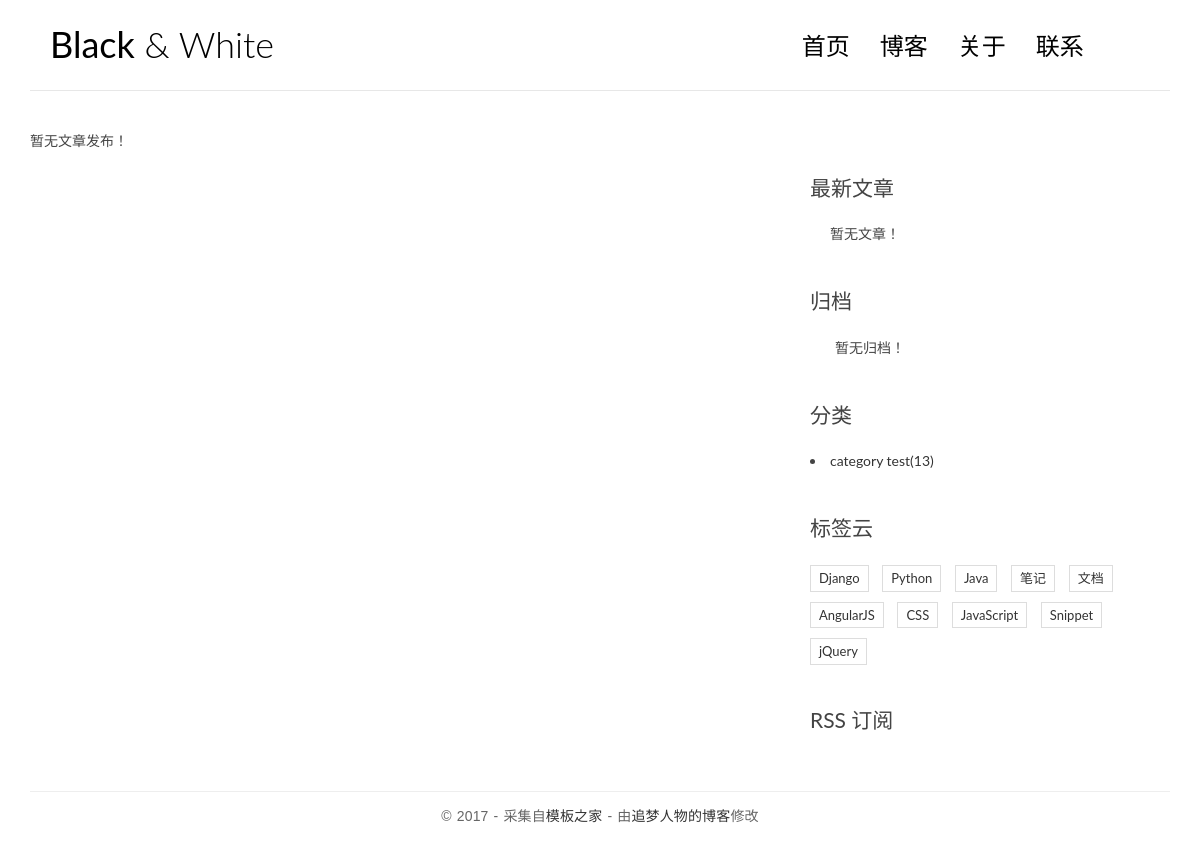
/, run on an earlier commit of the app's database.
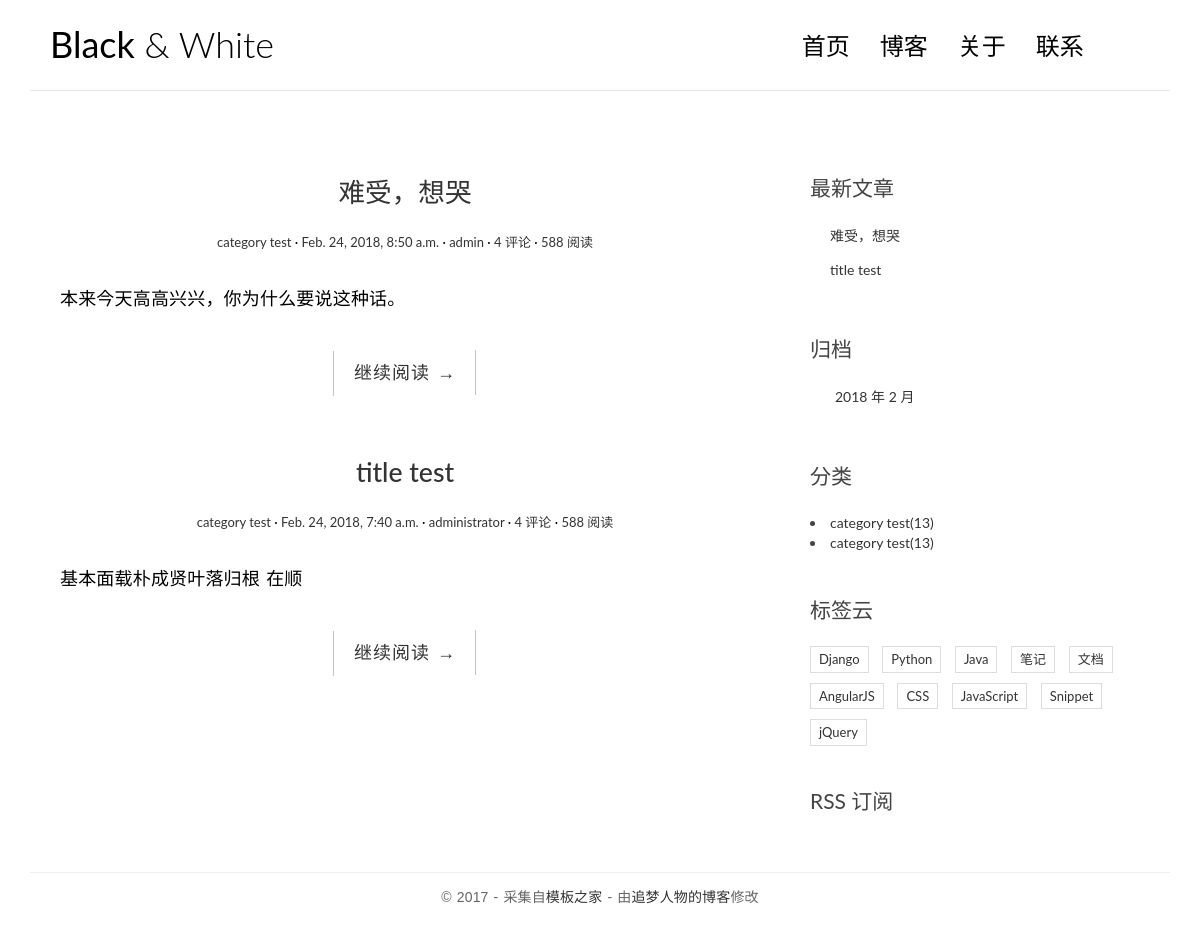
And on a later commit of the database.
### blog/models.py (models this page shows, shortened)
class Category(models.Model):
    name = models.CharField(max_length=100)
    def __str__(self):
        return self.name

class Post(models.Model):
    title = models.CharField(max_length=70)
    body = models.TextField()
    created_time = models.DateTimeField()
    modified_time = models.DateTimeField()
    excerpt = models.CharField(max_length=200, blank=True)
    category = models.ForeignKey(Category, on_delete=models.CASCADE)
    tags = models.ManyToManyField(Tag, blank=True)
    author = models.ForeignKey(User, on_delete=models.CASCADE)
    def get_absolute_url(self):
        return reverse('blog:detail', kwargs={'pk': self.pk})

### blog/views.py (the view)
# urls.py: path('', views.index, name='index'),
def index(request):
    post_list = Post.objects.all().order_by('-created_time')
    return render(request, 'blog/index.html', context={'post_list': post_list})

### blog/templatetags/blog_tags.py (called while the page is built)
@register.simple_tag
def get_recent_posts(num=5):
    return Post.objects.all().order_by('-created_time')[:num]

@register.simple_tag
def archives():
    return Post.objects.dates('created_time', 'month', order='DESC')

@register.simple_tag
def get_categories():
    return Category.objects.all()

### blog/templates/blog/index.html
{% extends 'blog/base.html' %}
{% block main %}
           {% for post in post_list %}
                <article class="post post-{{ post.pk }}">
                    <header class="entry-header">
                        <h1 class="entry-title">
                            <a href="{{ post.get_absolute_url }}">{{ post.title }}</a>
                        </h1>
                        <div class="entry-meta">
                            <span class="post-category"><a href="#">{{ post.category }}</a></span>
                            <span class="post-date"><a href="#"><time class="entry-date"
                                                                      datetime="{{ post.created_time }}">{{ post.created_time }}</time></a></span>
                            <span class="post-author"><a href="#">{{ post.author }}</a></span>
                            <span class="comments-link"><a href="#">4 评论</a></span>
                            <span class="views-count"><a href="#">588 阅读</a></span>
                        </div>
                    </header>
                    <div class="entry-content clearfix">
                        <p>{{ post.excerpt }}</p>
                        <div class="read-more cl-effect-14">
                            <a href="{{ post.get_absolute_url }}" class="more-link">继续阅读 <span class="meta-nav">→</span></a>
                        </div>
                    </div>
                </article>
                {% empty %}
                    <div class="no-post">暂无文章发布！</div>
                {% endfor %}
{% endblock main %}

### blog/templates/blog/base.html (shortened to what this page needs)
{% load staticfiles %}
{% load blog_tags %}
<!DOCTYPE html>
<html>
<head>
    <link rel="stylesheet" href="http://code.ionicframework.com/ionicons/2.0.1/css/ionicons.min.css">
    <link rel="stylesheet" href="{% static 'blog/css/bootstrap.min.css' %}">
    <link rel="stylesheet" href="{% static 'blog/css/pace.css' %}">
    <link rel="stylesheet" href="{% static 'blog/css/custom.css' %}">
</head>
<body>
<div class="container">
    <header id="site-header">
        <div class="row">
            <div class="col-md-4 col-sm-5 col-xs-8">
                <div class="logo">
                    <h1><a href="index.html"><b>Black</b> &amp; White</a></h1>
                </div>
            </div>
            <div class="col-md-8 col-sm-7 col-xs-4">
                <nav class="main-nav" role="navigation">
                    <div class="collapse navbar-collapse" id="bs-example-navbar-collapse-1">
                        <ul class="nav navbar-nav navbar-right">
                            <li class="cl-effect-11"><a href="index.html" data-hover="首页">首页</a></li>
                            <li class="cl-effect-11"><a href="full-width.html" data-hover="博客">博客</a></li>
                            <li class="cl-effect-11"><a href="about.html" data-hover="关于">关于</a></li>
                            <li class="cl-effect-11"><a href="contact.html" data-hover="联系">联系</a></li>
                        </ul>
                    </div>
                </nav>
            </div>
        </div>
    </header>
</div>
<div class="content-body">
    <div class="container">
        <div class="row">
            <main class="col-md-8">
                {% block main %}
                {% endblock main %}
            </main>
            <aside class="col-md-4">
                <div class="widget widget-recent-posts">
                    <h3 class="widget-title">最新文章</h3>
                    {% get_recent_posts as recent_post_list %}
                    <ul>
                        {% for post in recent_post_list %}
                            <li>
                            <a href="{{ post.get_absolute_url }}">{{ post.title }}</a>
                            </li>
                            {% empty %}
                            暂无文章！
                        {% endfor %}
                    </ul>
                </div>
                <div class="widget widget-archives">
                    <h3 class="widget-title">归档</h3>
                    {% archives as date_list %}
                    <ul>
                        {% for date in date_list %}
                            <li>
                            <a href="{% url 'blog:archives' date.year date.month %}">{{ date.year }} 年 {{ date.month }} 月</a>
                            </li>
                            {% empty %}
                            暂无归档！
                        {% endfor %}
                    </ul>
                </div>
                <div class="widget widget-category">
                    <h3 class="widget-title">分类</h3>
                    {% get_categories as category_list %}
                    {% for category in category_list %}
                        <li>
                            <a href="#">{{ category.name }}<span class="post-count">(13)</span> </a>
                        </li>
                        {% empty %}
                        暂无分类！
                    {% endfor %}
                </div>
                <div class="widget widget-tag-cloud">
                    <h3 class="widget-title">标签云</h3>
                    <ul>
                        <li>
                            <a href="#">Django</a>
                        </li>
                        <li>
                            <a href="#">Python</a>
                        </li>
                        <li>
                            <a href="#">Java</a>
                        </li>
                        <li>
                            <a href="#">笔记</a>
                        </li>
                        <li>
                            <a href="#">文档</a>
                        </li>
                        <li>
                            <a href="#">AngularJS</a>
                        </li>
                        <li>
                            <a href="#">CSS</a>
                        </li>
                        <li>
                            <a href="#">JavaScript</a>
                        </li>
                        <li>
                            <a href="#">Snippet</a>
                        </li>
                        <li>
                            <a href="#">jQuery</a>
                        </li>
                    </ul>
                </div>
                <div class="rss">
                    <a href=""> RSS 订阅</a>
                </div>
            </aside>
        </div>
    </div>
</div>
<footer id="site-footer">
    <div class="container">
        <div class="row">
            <div class="col-md-12">
                <p class="copyright">&copy 2017 - 采集自<a href="http://www.cssmoban.com/"
                                                        target="_blank" title="模板之家">模板之家</a>
                    - 由<a href="http://zmrenwu.com/" title="网页模板" target="_blank">追梦人物的博客</a>修改
                </p>
            </div>
        </div>
    </div>
</footer>
</body>
</html>

### blog/static/blog/css/custom.css (style rules this page uses)
* { outline: none; }
h1, h2, h3, h4, h5, h6 { margin-top: 0; }
b { font-weight: 400; }
a { color: #333; }
body { color: #444; font-family: 'Lato', sans-serif; }
p { font-family: 'Ubuntu', sans-serif; font-weight: 400; word-spacing: 1px; letter-spacing: 0.01em; }
#site-header { background-color: #FFF; padding: 25px 20px; margin-bottom: 40px; border-bottom: 1px solid #e7e7e7; }
.logo h1 a { color: #000; }
.logo h1 { margin: 0; font-family: 'Lato', sans-serif; font-weight: 300; }
.main-nav { margin-top: 11px; max-width: 95%; }
.main-nav a { color: #000000 !important; padding: 0 0 5px 0 !important; margin-right: 30px; font-family: 'Lato', sans-serif; font-weight: 300; font-size: 24px; }
.cl-effect-11 a { padding: 10px 0; color: #0972b4; text-shadow: none; }
.cl-effect-11 a::before { position: absolute; top: 0; left: 0; overflow: hidden; padding: 0 0 5px 0 !important; max-width: 0; border-bottom: 1px solid #000; color: #000; content: attr(data-hover); white-space: nowrap; -webkit-transition: max-width 0.5s; -moz-transition: max-width 0.5s; transition: max-width 0.5s; }
.content-body { padding-bottom: 4em; }
.post { background: #fff; padding: 30px 30px 0; }
.entry-title { text-align: center; font-size: 1.9em; margin-bottom: 20px; line-height: 1.6; padding: 10px 20px 0; }
.entry-meta { text-align: center; color: #DDDDDD; font-size: 13px; margin-bottom: 30px; }
.entry-content { font-size: 18px; line-height: 1.9; font-weight: 300; color: #000; }
.post-category::after, .post-date::after, .post-author::after, .comments-link::after { content: ' ·'; color: #000; }
.read-more { font-family: 'Ubuntu', sans-serif; font-weight: 400; word-spacing: 1px; letter-spacing: 0.01em; text-align: center; margin-top: 20px; }
.cl-effect-14 a { padding: 0 20px; height: 45px; line-height: 45px; position: relative; display: inline-block; margin: 15px 25px; letter-spacing: 1px; font-weight: 400; text-shadow: 0 0 1px rgba(255, 255, 255, 0.3); }
.cl-effect-14 a::before, .cl-effect-14 a::after { position: absolute; width: 45px; height: 1px; background: #C3C3C3; content: ''; -webkit-transition: all 0.3s; -moz-transition: all 0.3s; transition: all 0.3s; pointer-events: none; }
.cl-effect-14 a::before { top: 0; left: 0; -webkit-transform: rotate(90deg); -moz-transform: rotate(90deg); transform: rotate(90deg); -webkit-transform-origin: 0 0; -moz-transform-origin: 0 0; transform-origin: 0 0; }
.cl-effect-14 a::after { right: 0; bottom: 0; -webkit-transform: rotate(90deg); -moz-transform: rotate(90deg); transform: rotate(90deg); -webkit-transform-origin: 100% 0; -moz-transform-origin: 100% 0; transform-origin: 100% 0; }
.widget { background: #fff; padding: 30px 0 0; }
.widget-title { font-size: 1.5em; margin-bottom: 20px; line-height: 1.6; padding: 10px 0 0; font-weight: 400; }
.widget-recent-posts ul { padding: 0; margin: 0; padding-left: 20px; }
.widget-recent-posts ul li { list-style-type: none; position: relative; line-height: 170%; margin-bottom: 10px; }
.widget-recent-posts ul li::before { content: '\f3d3'; font-family: "Ionicons"; position: absolute; left: -17px; top: 3px; font-size: 16px; color: #000; }
.widget-archives ul { padding: 0; margin: 0; padding-left: 25px; }
.widget-archives ul li { list-style-type: none; position: relative; line-height: 170%; margin-bottom: 10px; }
.widget-archives ul li::before { content: '\f3f3'; font-family: "Ionicons"; position: absolute; left: -25px; top: 1px; font-size: 16px; color: #000; }
.widget-tag-cloud ul { padding: 0; margin: 0; margin-right: -10px; }
.widget-tag-cloud ul li { list-style-type: none; font-size: 13px; display: inline-block; margin-right: 10px; margin-bottom: 10px; padding: 3px 8px; border: 1px solid #ddd; }
.rss { font-size: 21px; margin-top: 30px; }
.rss a { color: #444; }
#site-footer { padding-top: 10px; padding: 0 0 1.5em 0; }
.copyright { text-align: center; padding-top: 1em; margin: 0; border-top: 1px solid #eee; color: #666; }

What changed in the data, as far as the page shows it:
added Post: title "难受，想哭", category "category test", created_time "Feb. 24, 2018, 8:50 a.m.", author "admin", excerpt "本来今天高高兴兴，你为什么要说这种话。"
added Post: title "title test", category "category test", created_time "Feb. 24, 2018, 7:40 a.m.", author "administrator", excerpt "基本面载朴成贤叶落归根 在顺"
added Category: name "category test"
Also different on the page:
new list line: "2018 年 2 月"
text no longer shown: "暂无文章发布！ 暂无文章！ 暂无归档！"
